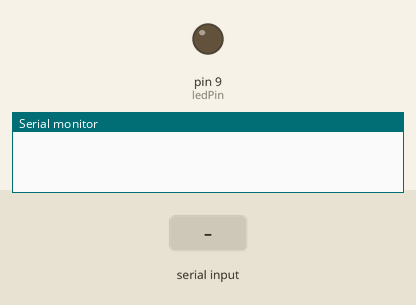
A sketch run on a simulated Arduino Uno, built with avr-gcc and run on an emulated ATmega328P. Parts: output pins drawn as LEDs (lit = HIGH), the last lines printed to the serial monitor. Inputs (shaded band) come from the test bench.

Above: at 1.2 s.
1.3 s: "90,45\n" received over Serial
At 2.1 s:
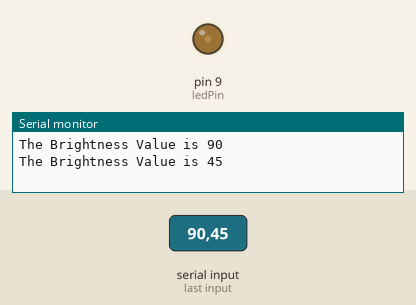
3.8 s: "30,150\n" received over Serial
At 4.1 s:
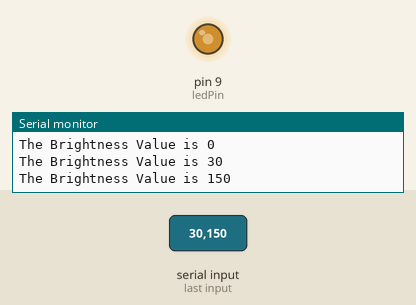
6.3 s: "200\n" received over Serial
At 7.1 s:
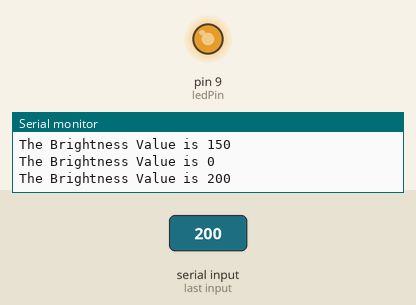
Timing chart, 0 to 9.3 s (numbered marks = the images above; inputs shaded):
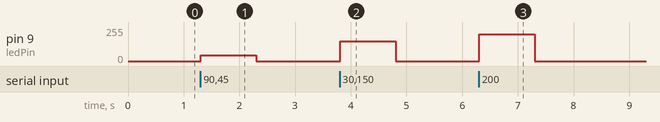

The sketch:

PR8-Serial.ino
```cpp
// Project 8 - Serial Interfacing

const int ledPin = 9;
unsigned char brightness;

void setup()
{
  // initialize the serial communication:
  Serial.begin(9600);
  // initialize the ledPin as an output:
  pinMode(ledPin, OUTPUT);
}

void loop()
{
  // check if data has been sent from the computer:
  if (Serial.available()> 0)
  {
    // read the most recent value
    brightness = Serial.parseInt();
    //brightness = Serial.read();

    // set the brightness of the LED:
    analogWrite(ledPin, brightness);
    // echo the value
    Serial.print("The Brightness Value is ");
    Serial.println(brightness, DEC);
  }
}
```

Measured:
- after the input at 1.3 s, pin 9 (ledPin): 0/255 → 45/255 at once, → 0/255 1.0 s later
- after the input at 3.8 s, pin 9 (ledPin): 0/255 → 150/255 at once, → 0/255 1.0 s later
- after the input at 6.3 s, pin 9 (ledPin): 0/255 → 200/255 at once, → 0/255 1.0 s later
